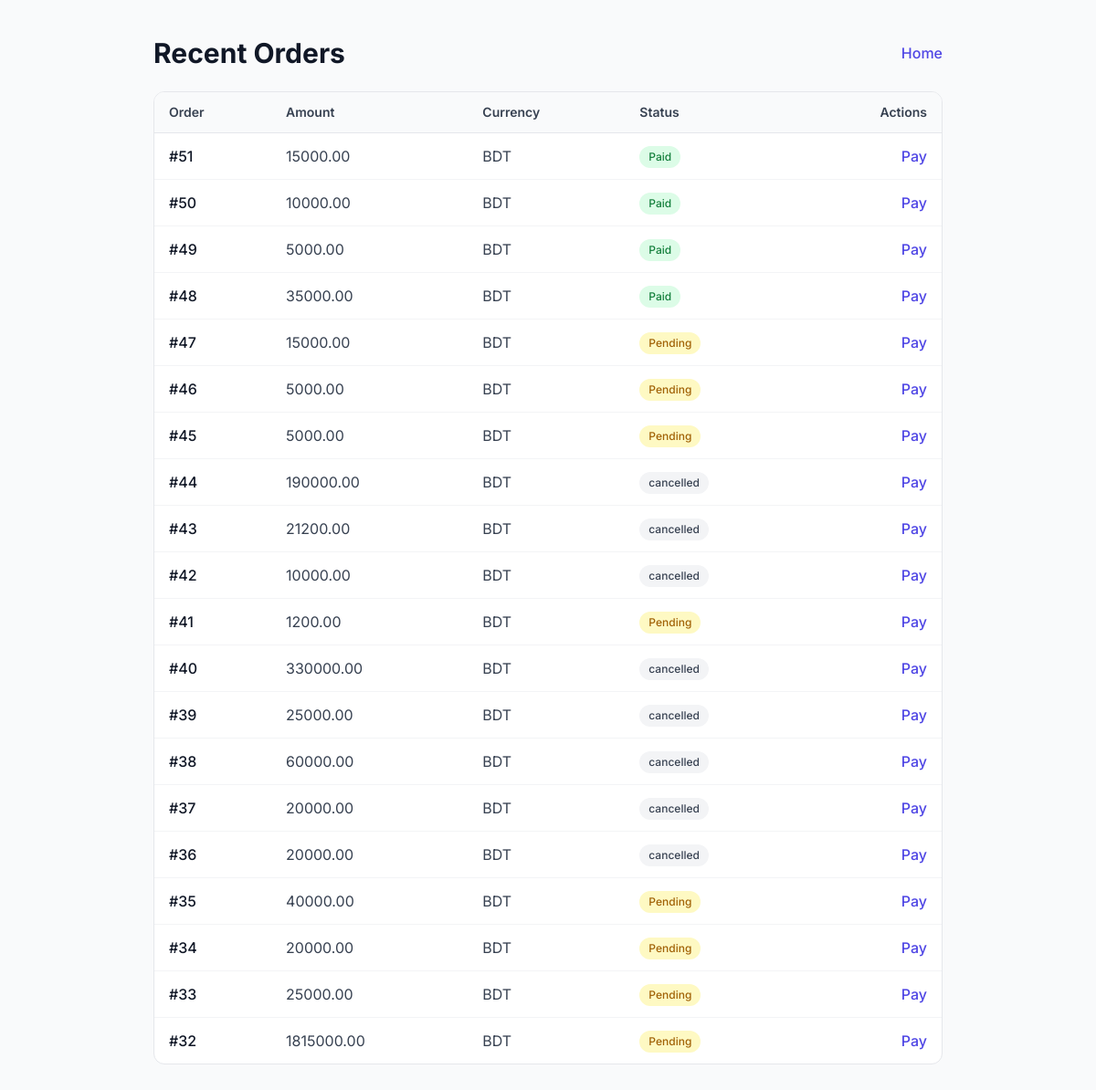
/payments/list/, run on an earlier commit of the app's database.
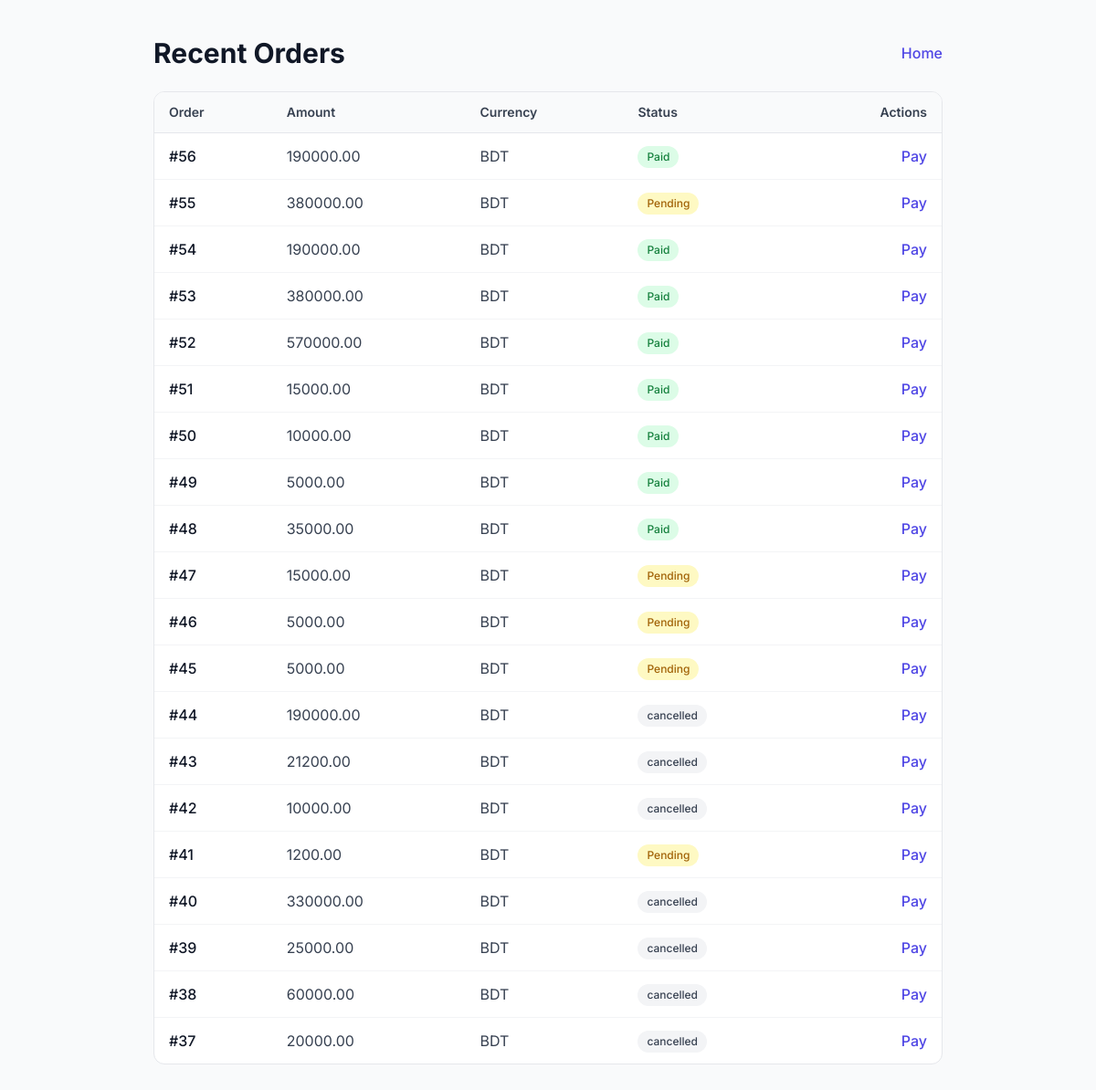
And on a later commit of the database.
### payments/models.py (models this page shows, shortened)
class Order(models.Model):
    STATUS_CHOICES = [
        ('pending','Pending'),
        ('paid','Paid'),
        ('failed','Failed'),
        ('cancelled','Cancelled'),
    ]
    user = models.ForeignKey(settings.AUTH_USER_MODEL, null=True, blank=True, on_delete=models.SET_NULL)
    amount = models.DecimalField(max_digits=10, decimal_places=2)
    currency = models.CharField(max_length=10, default='BDT')
    created_at = models.DateTimeField(auto_now_add=True)
    status = models.CharField(max_length=20, choices=STATUS_CHOICES, default='pending')
    description = models.CharField(max_length=255, blank=True)

### payments/views.py (the view)
# urls.py: path('list/', views.payment_list, name='list'),
def payment_list(request):
    orders = Order.objects.order_by('-created_at')[:20]
    return render(request, 'payments/list.html', {'orders': orders})

### payments/templates/payments/list.html (shortened to what this page needs)
<!DOCTYPE html>
<html lang="en">
<head>
  <link href="https://cdn.jsdelivr.net/npm/daisyui@4.12.24/dist/full.min.css" rel="stylesheet" type="text/css" />
  <script src="https://cdn.tailwindcss.com"></script>
</head>
<body class="min-h-screen bg-gray-50 py-10">
  <div class="max-w-4xl mx-auto px-4">
    <div class="mb-6 flex items-center justify-between">
      <h1 class="text-3xl font-bold text-gray-900">Recent Orders</h1>
      <a href="/" class="text-indigo-600 hover:text-indigo-800 font-medium">Home</a>
    </div>
    <div class="overflow-hidden rounded-xl border bg-white">
      <table class="min-w-full divide-y divide-gray-200">
        <thead class="bg-gray-50">
          <tr>
            <th class="px-4 py-3 text-left text-sm font-semibold text-gray-700">Order</th>
            <th class="px-4 py-3 text-left text-sm font-semibold text-gray-700">Amount</th>
            <th class="px-4 py-3 text-left text-sm font-semibold text-gray-700">Currency</th>
            <th class="px-4 py-3 text-left text-sm font-semibold text-gray-700">Status</th>
            <th class="px-4 py-3 text-right text-sm font-semibold text-gray-700">Actions</th>
          </tr>
        </thead>
        <tbody class="divide-y divide-gray-100">
          {% for o in orders %}
          <tr class="hover:bg-gray-50">
            <td class="px-4 py-3 font-medium text-gray-900">#{{ o.id }}</td>
            <td class="px-4 py-3 text-gray-700">{{ o.amount }}</td>
            <td class="px-4 py-3 text-gray-700">{{ o.currency }}</td>
            <td class="px-4 py-3">
              {% if o.status == 'paid' %}
                <span class="inline-flex items-center gap-1 rounded-full bg-green-100 px-2.5 py-1 text-xs font-medium text-green-700">Paid</span>
              {% elif o.status == 'pending' %}
                <span class="inline-flex items-center gap-1 rounded-full bg-yellow-100 px-2.5 py-1 text-xs font-medium text-yellow-700">Pending</span>
              {% elif o.status == 'failed' %}
                <span class="inline-flex items-center gap-1 rounded-full bg-rose-100 px-2.5 py-1 text-xs font-medium text-rose-700">Failed</span>
              {% else %}
                <span class="inline-flex items-center gap-1 rounded-full bg-gray-100 px-2.5 py-1 text-xs font-medium text-gray-700">{{ o.status }}</span>
              {% endif %}
            </td>
            <td class="px-4 py-3 text-right">
              <a href="{% url 'payments:sslcz_start' o.id %}" class="text-indigo-600 hover:text-indigo-800 font-medium">Pay</a>
            </td>
          </tr>
          {% empty %}
          <tr>
            <td colspan="5" class="px-4 py-8 text-center text-gray-500">No orders yet.</td>
          </tr>
          {% endfor %}
        </tbody>
      </table>
    </div>
  </div>
</body>
</html>

What changed in the data, as far as the page shows it:
no longer on this page (row unchanged): Order: id "36", amount "20000.00", currency "BDT", status "cancelled"
no longer on this page (row unchanged): Order: id "35", amount "40000.00", currency "BDT", status "Pending"
no longer on this page (row unchanged): Order: id "34", amount "20000.00", currency "BDT", status "Pending"
no longer on this page (row unchanged): Order: id "33", amount "25000.00", currency "BDT", status "Pending"
no longer on this page (row unchanged): Order: id "32", amount "1815000.00", currency "BDT", status "Pending"
added Order: id "56", amount "190000.00", currency "BDT", status "Paid"
added Order: id "55", amount "380000.00", currency "BDT", status "Pending"
added Order: id "54", amount "190000.00", currency "BDT", status "Paid"
added Order: id "53", amount "380000.00", currency "BDT", status "Paid"
added Order: id "52", amount "570000.00", currency "BDT", status "Paid"
